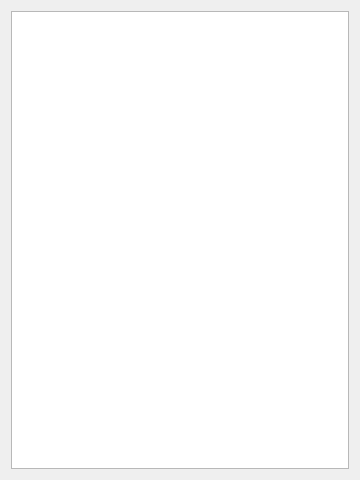
<?xml version="1.0" encoding="UTF-8"?>
<ui version="4.0">
 <class>UnTech::GuiQt::Resources::GenericPropertiesWidget</class>
 <widget class="QWidget" name="UnTech::GuiQt::Resources::GenericPropertiesWidget">
  <property name="geometry">
   <rect>
    <x>0</x>
    <y>0</y>
    <width>360</width>
    <height>480</height>
   </rect>
  </property>
  <layout class="QVBoxLayout" name="verticalLayout">
   <item>
    <widget class="PropertyListView" name="propertyView"/>
   </item>
  </layout>
 </widget>
 <customwidgets>
  <customwidget>
   <class>PropertyListView</class>
   <extends>QTreeView</extends>
   <header>gui-qt/common/properties/propertylistview.h</header>
  </customwidget>
 </customwidgets>
 <resources/>
 <connections/>
</ui>
